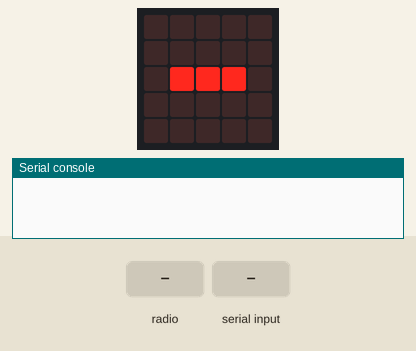
Simulated run of this program. Board: BBC micro:bit running MicroPython. Shown: the board's 5×5 LED display, the last lines printed to the serial console. The inputs (shaded band) are chosen by the test bench. No radio messages arrive unless stated (any console line starting 'radio sent:' is added by the test bench).

Above: at 1.2 s.
1.3 s: radio message "1" arrives
At 2.5 s:
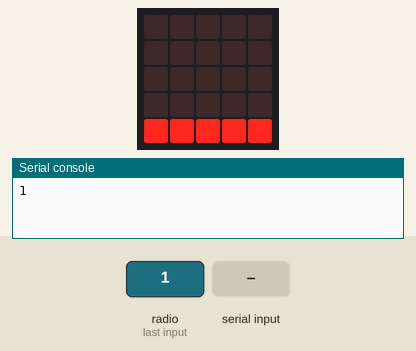
2.8 s: "1" typed at the serial console, then Enter
At 3.8 s:
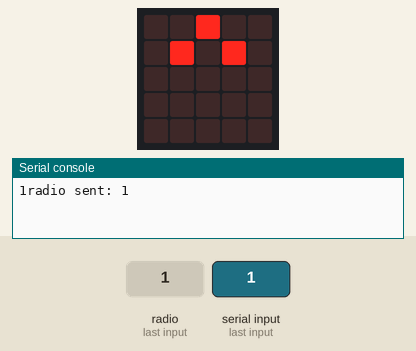
Timing chart, 0 to 5.8 s (numbered marks = the images above; inputs shaded):
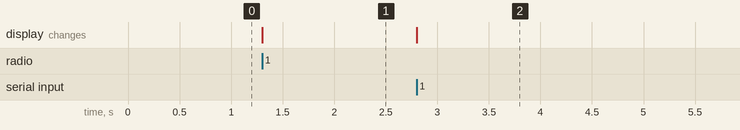

The program:

gateway.py
```python
from microbit import *
import radio

radio.config(group=0)
radio.on()

uart.init(baudrate=115200)

def print(*args, **kwargs):
    pass # disable print function

display.show("-")
while True:
    try:
        msg = radio.receive()
        if msg is not None:
            display.show("_")
            uart.write(msg + "\r")

        msg = uart.readline()
        if msg is not None:
            display.show("^")
            radio.send(msg)
    except:
        display.show("X")
        radio.off()
        sleep(250)
        radio.on()
        display.show("-")
    
```

Measured:
- after the input at 1.3 s, the display: changes at once (image 1)
- after the input at 2.8 s, the display: changes at once (image 2)
